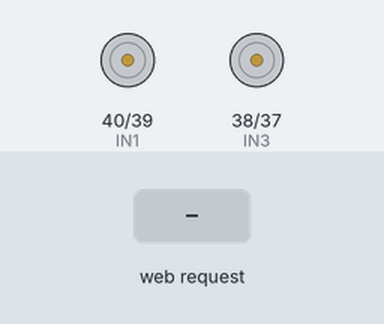
Simulated run of this sketch. Board: ESP32-S3. Parts: motor-driver pin pairs drawn as motors (green arrow = first pin HIGH = forward, orange = second pin HIGH = backward, longer = more drive, scaled by the enable pin). Inputs (shaded band) come from the test bench. WiFi joins after 1.5 s; servers stay silent unless stated; what the sketch prints to the serial monitor is not drawn.

Above: at 3.2 s.
3.3 s: HTTP request GET /water?mode=manual received
At 4.4 s:
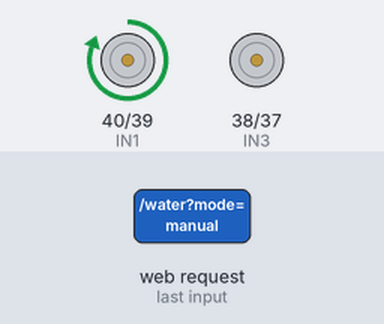
4.8 s: HTTP request GET /cold?mode=manual received
At 5.6 s:
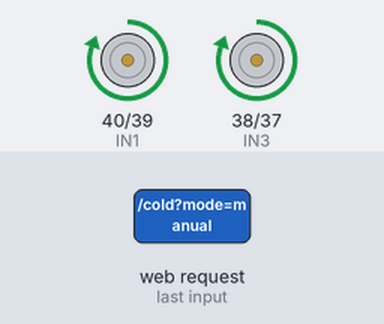
6.3 s: HTTP request GET /water?mode=off received
At 6.7 s:
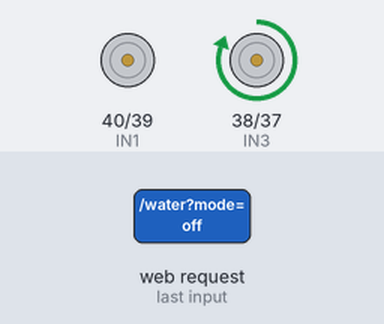
7.8 s: HTTP request GET /water?mode=on received
At 9.0 s:
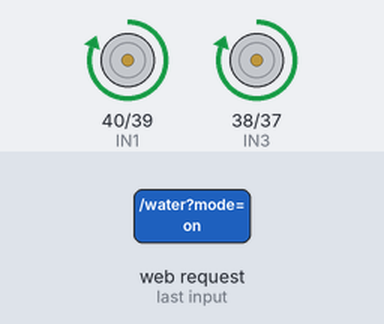
9.3 s: HTTP request GET /cold?mode=on received
At 10.2 s:
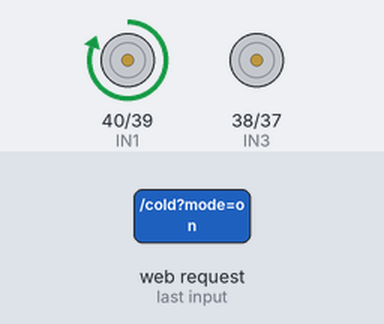
Timing chart, 0 to 11.8 s (numbered marks = the images above; inputs shaded):
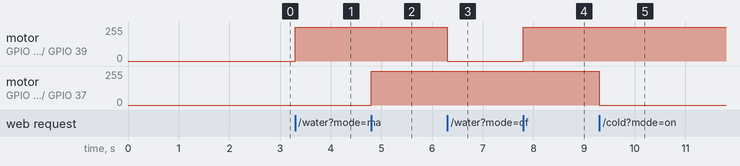

Measured:
- after the input at 3.3 s, motor on GPIO 40 (IN1) / GPIO 39 (IN2): stopped → forward 255/255 at once
- after the input at 4.8 s, motor on GPIO 38 (IN3) / GPIO 37 (IN4): stopped → forward 255/255 at once
- after the input at 6.3 s, motor on GPIO 40 (IN1) / GPIO 39 (IN2): forward 255/255 → stopped at once
- after the input at 7.8 s, motor on GPIO 40 (IN1) / GPIO 39 (IN2): stopped → forward 255/255 at once
- after the input at 9.3 s, motor on GPIO 38 (IN3) / GPIO 37 (IN4): forward 255/255 → stopped at once

The sketch:

remote_watering.ino
```cpp
#include <WiFi.h>
#include <WebServer.h>
#include <Adafruit_Sensor.h>
#include "DHT.h"

#define DHTTYPE DHT11   // DHT 11
#define DHTPIN 4        //// 温湿度传感器连接到GPIO4
DHT dht(DHTPIN, DHTTYPE);

const int soilMoisturePin = 6;  // 土壤湿度传感器连接到GPIO6

// L298N 引脚定义
#define ENA 41      // 电机 1 的 PWM 引脚
#define IN1 40      // 电机 1 正转引脚
#define IN2 39      // 电机 1 反转引脚
#define IN3 38      // 电机 2 正转引脚
#define IN4 37      // 电机 2 反转引脚
#define ENB 36      // 电机 2 的 PWM 引脚

// Wi-Fi 连接信息
// const char* ssid = "CU_uNQd";
// const char* password = "yks4yeeb";

const char* ssid = "OPPO A11s";
const char* password = "su501501";

// ESP32的IP地址
IPAddress local_IP(192, 168, 43, 88);
IPAddress gateway(192, 168, 1, 1);
IPAddress subnet(255, 255, 255, 0);

// 创建Web服务器，监听端口80
WebServer server(80);
// 自动浇水模式标志
bool autoWateringEnabled = false;
// 自动冷却模式标志
bool autoColdingEnabled = false;
// 土壤湿度阈值
int soilMoistureThreshold = 50;
// 温度阈值
int temperatureThreshold = 30;
// 温度、湿度、土壤湿度全局变量
int temperature,humidity,soilmoisture;

// 初始化设置，上电调用
void setup() {
  Serial.begin(115200);
  // dht温湿度初始化
  dht.begin();
  // 初始化Wi-Fi
  WiFi.config(local_IP, gateway, subnet);
  WiFi.begin(ssid, password);
  while (WiFi.status() != WL_CONNECTED) {
    delay(1000);
    Serial.println("Connecting to WiFi...");
  }
  Serial.println("Connected to WiFi");
  Serial.print("IP address: ");
  Serial.println(WiFi.localIP());


  // 设置引脚为输出模式
  pinMode(ENA, OUTPUT);
  pinMode(IN1, OUTPUT);
  pinMode(IN2, OUTPUT);
  pinMode(ENB, OUTPUT);
  pinMode(IN3, OUTPUT);
  pinMode(IN4, OUTPUT);

  // 启动时所有电机停止
  stopMotor1();
  stopMotor2();

  // 配置服务器端点和handle函数
  server.on("/water", handleWaterRequest);
  server.on("/cold", handleColdRequest);
  server.on("/sensor", handleSensorData);
  server.on("/setThreshold",handleSetThreshold);

  // 启动服务器
  server.begin();
  Serial.println("HTTP server started");
}

void loop() {
  // 处理HTTP请求
  server.handleClient();

  // 检查自动浇水模式
  if (autoWateringEnabled) {
    if (soilmoisture < soilMoistureThreshold) {  // 根据湿度值进行阈值设定
      forwardMotor1(); // 开启水泵
    }
    else {
      stopMotor1(); // 关闭水泵
    }
  }

  // 检查自动冷却模式
  if (autoColdingEnabled) {
    if (temperature > temperatureThreshold) {  // 根据湿度值进行阈值设定
      forwardMotor2();//开启风扇
    }
    else {
      stopMotor2();//关闭风扇
    }
  }
}

bool waterFlag=0;
// 处理手动和自动浇水请求
void handleWaterRequest() {
  String mode = server.arg("mode");

  if (mode == "manual") { // 当浇水请求为手动
    waterFlag = !waterFlag; //翻转当前的waterFlag
    if(waterFlag){
      forwardMotor1(); // 开启水泵
      server.send(200, "text/plain", "手动浇水开启");
    }
    else{
      stopMotor1(); // 关闭水泵
      server.send(200, "text/plain", "手动浇水关闭");
    }

  }
  else if (mode == "on") {
    autoWateringEnabled = true;
    server.send(200, "text/plain", "自动浇水启用");
  }
  else if (mode == "off") {
    autoWateringEnabled = false;
    stopMotor1(); // 关闭水泵
    server.send(200, "text/plain", "自动浇水停止");
  }
  else {
    server.send(400, "text/plain", "Invalid mode");
  }
}

bool coldingFlag = 0;
// 处理手动和自动冷却请求
void handleColdRequest() {
  String mode = server.arg("mode");

  if (mode == "manual") {
    coldingFlag = ! coldingFlag; // 翻转标志
    if(coldingFlag){
      forwardMotor2();// 开启风扇
      server.send(200, "text/plain", "手动降温开启");
    }
    else{
      stopMotor2();// 关闭风扇
      server.send(200, "text/plain", "手动降温关闭");
    }

  }
  else if (mode == "on") {
    autoColdingEnabled = true;
    server.send(200, "text/plain", "自动降温启用");
  }
  else if (mode == "off") {
    autoColdingEnabled = false;
    stopMotor2();// 关闭风扇
    server.send(200, "text/plain", "自动降温停止");
  }
  else {
    server.send(400, "text/plain", "Invalid mode");
  }
}

// 返回土壤湿度和温湿度数据
void handleSensorData() {
  int m = 100-(analogRead(soilMoisturePin)-1100)/17;    // analogRead(soilMoisturePin)读取土壤湿度ADC测定2780-1170（空气中-完全浸泡），给定区间（2800，1100）
  int h = dht.readHumidity();// 读取湿度
  int t = dht.readTemperature();// 读取温度（摄氏）false
  // int f = dht.readTemperature(true);// 读取温度（华氏）

  // 检查是否有任何读取失败并提前退出（重试）
  if (isnan(h) || isnan(t)) {
    Serial.println(F("Failed to read from DHT sensor!"));
    return;
  }
  Serial.printf("Humidity: %d\n",h);
  Serial.printf("Temperature: %d\n",t);
  Serial.printf("Soil moisture: %d\n",m);

  // 打包json，格式为{"temperature": xx, "humidity": xx, "soilmoisture": xx}
  String jsonResponse = "{\"temperature\": " + String(t) + ", \"humidity\": "+String(h)+
                        ", \"soilmoisture\": " + String(m) + "}";

  server.send(200, "application/json", jsonResponse);

  // 更新至全局变量
  temperature=t;
  humidity=h;
  soilmoisture=m;
}


// 接收并更新自动控制中温度/土壤湿度的阈值
void handleSetThreshold() {
  String type = server.arg("type");  // 获取类型参数（soilMoisture 或 temperature）
  String value = server.arg("value");  // 获取阈值参数

  if (type == "soilMoisture") {
    soilMoistureThreshold = value.toInt();  // 更新土壤湿度阈值
  } else if (type == "temperature") {
    temperatureThreshold = value.toInt();  // 更新温度阈值
  }
  server.send(200, "text/plain", "Threshold updated");
}

// 电机动作
// 电机 1 前进
void forwardMotor1() {
  digitalWrite(IN1, HIGH);
  digitalWrite(IN2, LOW);
  digitalWrite(ENA, HIGH);
}

// 电机 1 停止
void stopMotor1() {
  digitalWrite(IN1, LOW);
  digitalWrite(IN2, LOW);
  digitalWrite(ENA, LOW);
}

// 电机 2 前进
void forwardMotor2() {
  digitalWrite(IN3, HIGH);
  digitalWrite(IN4, LOW);
  digitalWrite(ENB, HIGH);
}

// 电机 2 停止
void stopMotor2() {
  digitalWrite(IN3, LOW);
  digitalWrite(IN4, LOW);
  digitalWrite(ENB, LOW);
}
```
